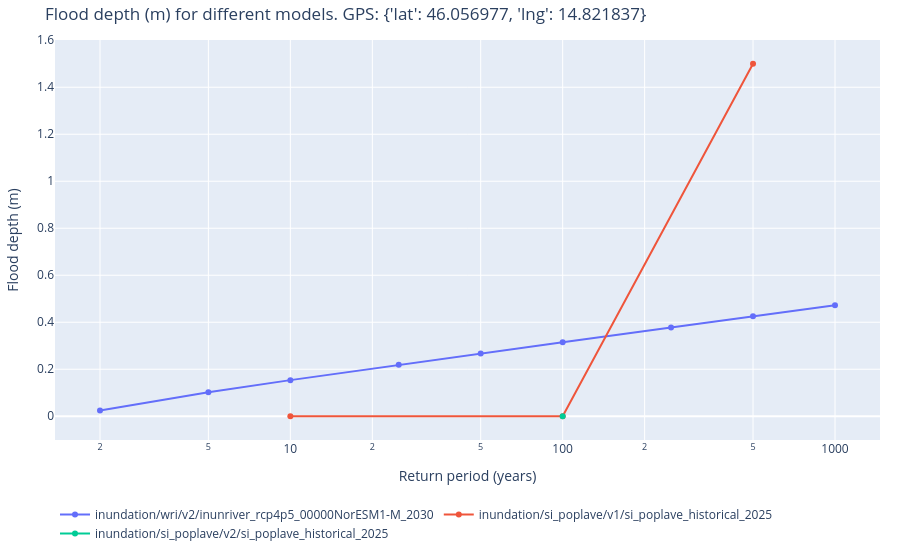

Notebook source saved alongside this figure:
### Code cell
data, request = get_wri_and_si_hazard_data(litija_2)
fig = plot_wri_and_si_hazard_data(data, request)#, x_axis="AEP")
fig.show()

### Figure 1 — Plotly figure (JSON) as saved in the notebook; plotly's stock layout.template omitted (floating-point values rounded to 4 significant figures)
{"data": [{"name": "inundation/wri/v2/inunriver_rcp4p5_00000NorESM1-M_2030", "type": "scatter", "x": [2, 5, 10, 25, 50, 100, 250, 500, 1000], "xaxis": "x", "y": [0.02402, 0.1021, 0.1537, 0.2187, 0.2669, 0.3147, 0.3776, 0.425, 0.4724], "yaxis": "y"}, {"name": "inundation/si_poplave/v1/si_poplave_historical_2025", "type": "scatter", "x": [10, 100, 500], "xaxis": "x", "y": [0, 0, 1.5], "yaxis": "y"}, {"name": "inundation/si_poplave/v2/si_poplave_historical_2025", "type": "scatter", "x": [100], "xaxis": "x", "y": [0], "yaxis": "y"}], "layout": {"legend": {"orientation": "h", "y": -0.15}, "margin": {"b": 20, "l": 20, "r": 20, "t": 40}, "title": {"text": "Flood depth (m) for different models. GPS: {'lat': 46.056977, 'lng': 14.821837}"}, "xaxis": {"anchor": "y", "domain": [0, 1], "title": {"font": {"size": 14}, "text": "Return period (years)"}, "type": "log"}, "yaxis": {"anchor": "x", "domain": [0, 1], "title": {"font": {"size": 14}, "text": "Flood depth (m)"}}}}
